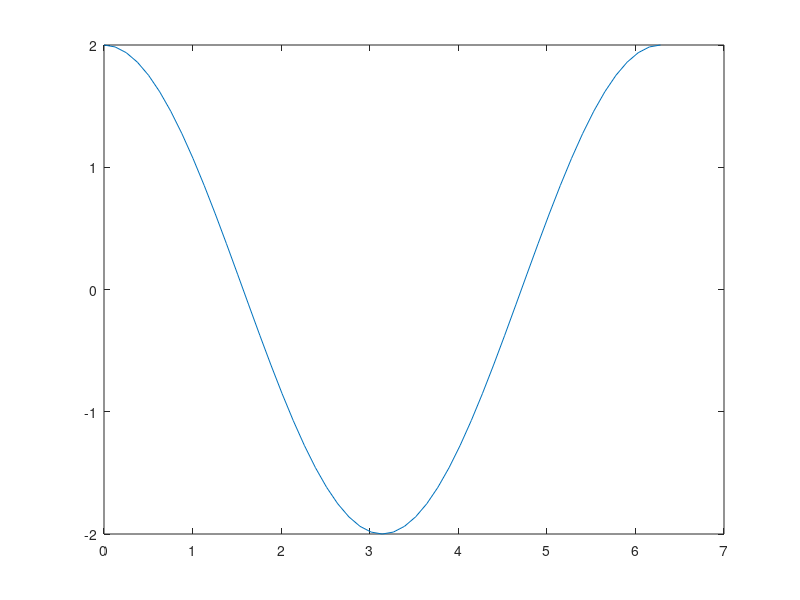
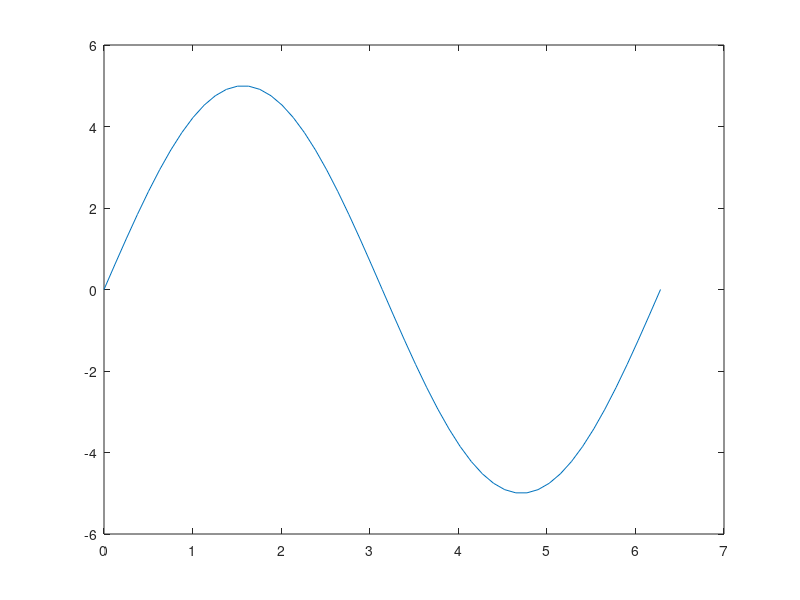
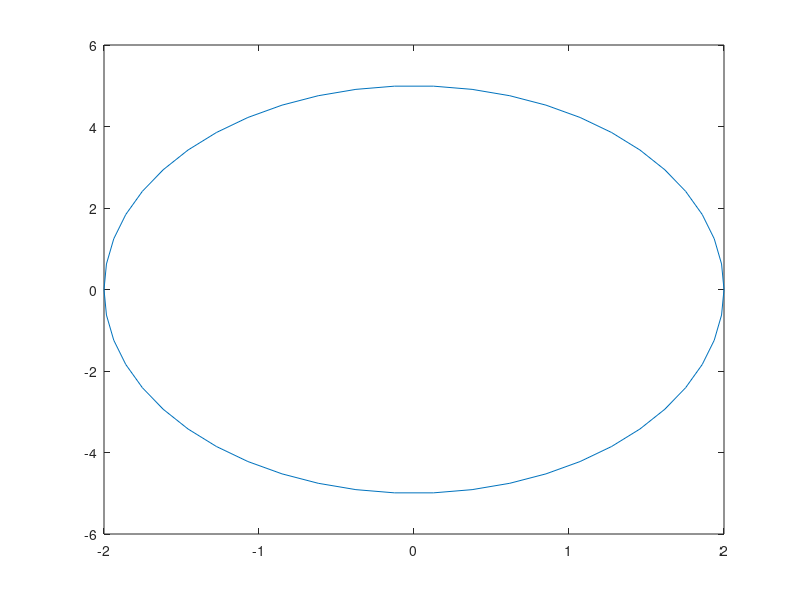
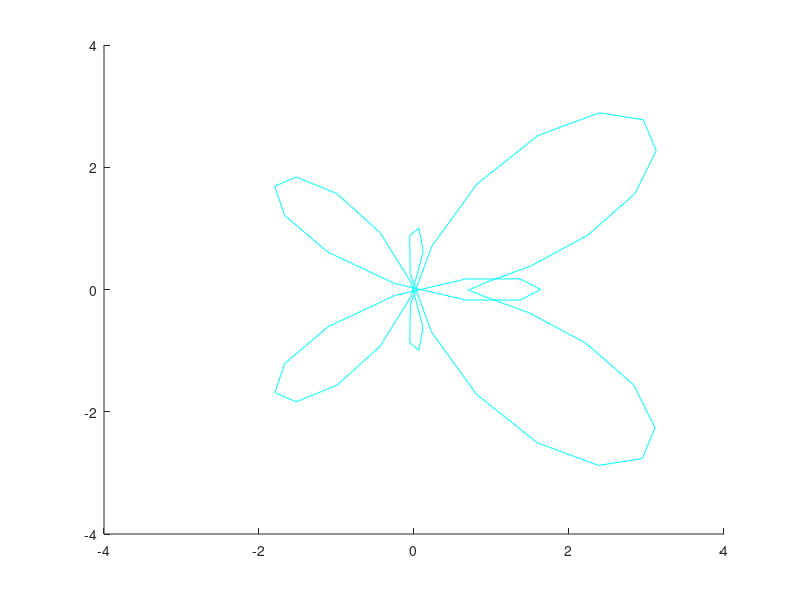

MATLAB code for these plots, in order:
% Programa ilusion optica ==================================================
% Este ejercicio tiene como objetivo la familiarizacion de los comandos 
% necesarios para graficar, en particular: plot, hold on, equal axis
%============================================================================
% comandos para que limpie las variables del espacio de trabajo 
%y cierre figuras previas
clc;clear; close all; 
% defino las funciones como funciones anonimas 
x=@(t)2*cos(t);
y=@(t)5*sin(t);
x2=@(t)cos(t).*(exp(cos(t))-2.0*cos(4.0*t)-sin(t/12.0).^5);
y2=@(t)sin(t).*(exp(cos(t))-2.0*cos(4.0*t)-sin(t/12.0).^5);

% defino el vector con los angulos (en radianes) en los que se va a evaluar 
% la fucion
t=[0:2*pi/50:2*pi];

% realizo los graficos, cada uno en una figura diferente
figure 1
plot(t(:), x(t)) 

figure 2
plot(t(:), y(t))

figure 3 
plot(x(t), y(t))
%axis equal % en este caso observo la grafica sin y con la sentencia axis equal 

% grafico de a trazos x2 vs y2
figure 4 
axis([-4 4 -4 4])
 hold on
for i=1:length(t)-1
plot(x2(t(i:i+1)),y2(t(i:i+1)), 'c');
pause(1/10);
end
hold off

